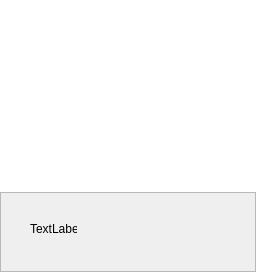
                <widget class="QWidget" name="MonitorHW">
                 <property name="contextMenuPolicy">
                  <enum>Qt::DefaultContextMenu</enum>
                 </property>
                 <attribute name="title">
                  <string>Hardware PC</string>
                 </attribute>
                 <layout class="QVBoxLayout" name="verticalLayout_11">
                  <property name="spacing">
                   <number>0</number>
                  </property>
                  <property name="leftMargin">
                   <number>0</number>
                  </property>
                  <property name="topMargin">
                   <number>0</number>
                  </property>
                  <property name="rightMargin">
                   <number>0</number>
                  </property>
                  <property name="bottomMargin">
                   <number>0</number>
                  </property>
                  <item>
                   <widget class="QTableView" name="tableView_hardware">
                    <property name="styleSheet">
                     <string notr="true">QHeaderView::section {
	background-color: rgb(0, 0, 0);
    border: none;
    height: 32px;
}
QTableView{
            border: 1px solid white;
        }
      </string>
                    </property>
                   </widget>
                  </item>
                  <item>
                   <widget class="QFrame" name="frame_12">
                    <property name="minimumSize">
                     <size>
                      <width>0</width>
                      <height>80</height>
                     </size>
                    </property>
                    <property name="maximumSize">
                     <size>
                      <width>16777215</width>
                      <height>16777215</height>
                     </size>
                    </property>
                    <property name="frameShape">
                     <enum>QFrame::StyledPanel</enum>
                    </property>
                    <property name="frameShadow">
                     <enum>QFrame::Raised</enum>
                    </property>
                    <widget class="QLabel" name="label_16">
                     <property name="geometry">
                      <rect>
                       <x>30</x>
                       <y>30</y>
                       <width>47</width>
                       <height>13</height>
                      </rect>
                     </property>
                     <property name="text">
                      <string>TextLabel</string>
                     </property>
                    </widget>
                   </widget>
                  </item>
                 </layout>
                </widget>
